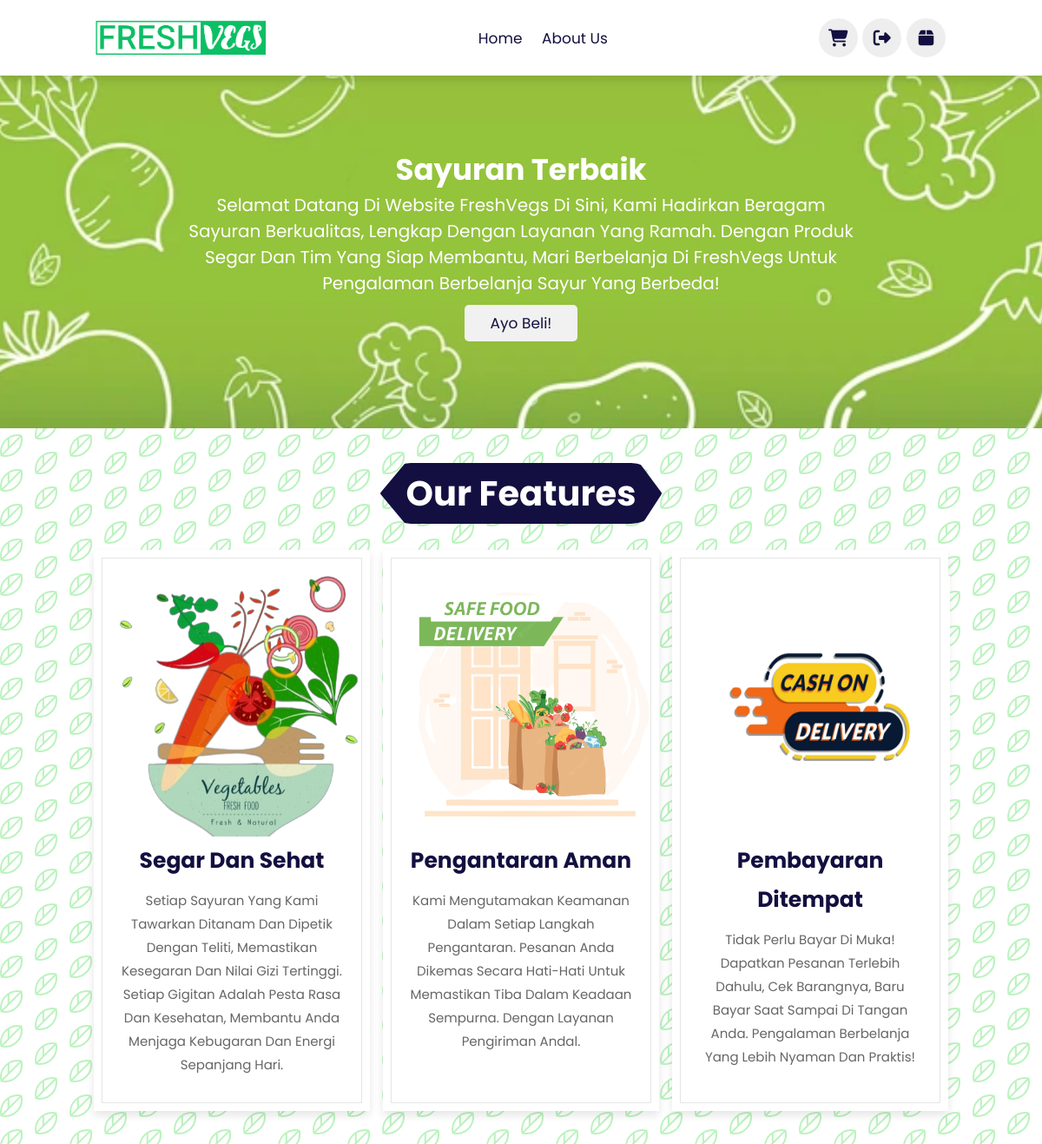
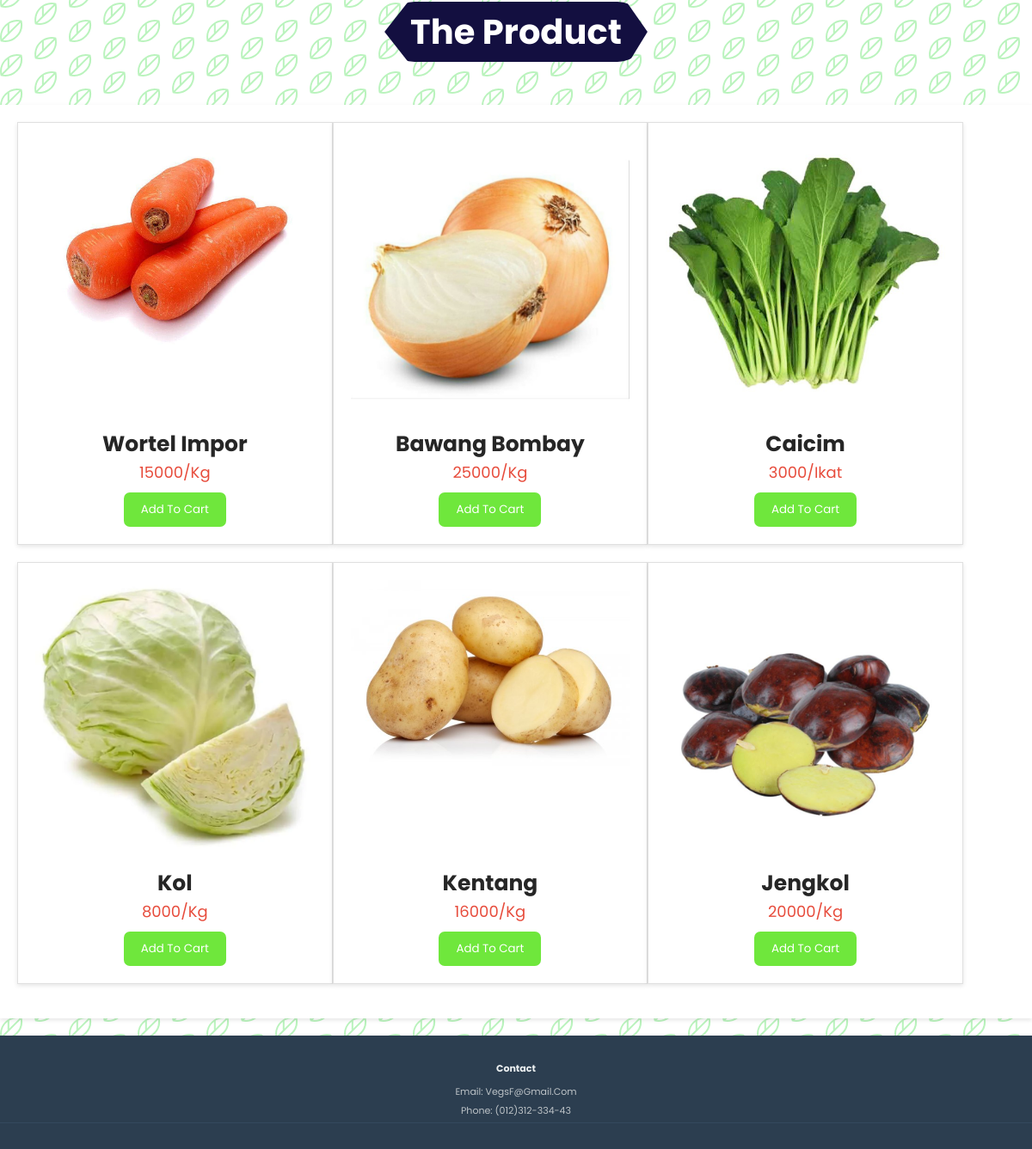
/ (signed in), run on the app's committed database (2 pictures, top to bottom).
### tables this page shows
CREATE TABLE `sayuran` (
  `id_sayuran` int(11) NOT NULL,
  `nama_sayuran` varchar(25) NOT NULL,
  `harga_sayuran` int(15) NOT NULL,
  `satuan` varchar(11) NOT NULL,
  `gambar_sayuran` varchar(255) NOT NULL
);

### index.php (the view, shortened to what this page needs)
<?php
include 'koneksi.php';
$sql = 'SELECT * FROM sayuran';
$result1 = $conn->query($sql);
$id_user = $_SESSION['id_user'];
$sql_check_order = "SELECT * FROM cart_kwitansi WHERE id_user = $id_user";
$result_check_order = $conn->query($sql_check_order);
$is_ordering = ($result_check_order->num_rows > 0);
?>
<!DOCTYPE html>
<html lang="en">
<head>
  <link rel="stylesheet" href="css/style.css" />
  <link rel="stylesheet" href="https://unpkg.com/aos@next/dist/aos.css" />
  <link rel="stylesheet" href="https://cdnjs.cloudflare.com/ajax/libs/font-awesome/6.4.2/css/all.min.css" />
</head>
<body>
  <header class="header">
    <img src="image/logo.png" />
    <nav class="navbar">
      <a href="index.php">home</a>
      <a href="page/about us.php">about us</a>
    </nav>
    <div class="icons">
      <a class="fas fa-shopping-cart" href="page/cart.php" id="cart-btn"></a>
      <a class="fas fa-right-from-bracket" id="logout-btn" href="login/logout.php"></a>
      <a class="fas fa-box" id="Box-btn" href="page/pesanan-user.php"></a>
    </div>
  </header>
  <section class="home" id="home">
    <div class="content">
      <h3>Sayuran Terbaik</h3>
      <p>
        Selamat datang di website FreshVegs Di sini, kami hadirkan beragam
        sayuran berkualitas, lengkap dengan layanan yang ramah. Dengan produk
        segar dan tim yang siap membantu, mari berbelanja di FreshVegs untuk
        pengalaman berbelanja sayur yang berbeda!
      </p>
      <a href="#prdct" class="btn">Ayo Beli!</a>
    </div>
  </section>
  <section class="features" id="features">
    <h1 class="heading" data-aos="fade-left" data-aos-offset="300" data-aos-easing="ease-in-sine">
      <span>our features</span>
    </h1>
    <div class="box-container">
      <div class="box">
        <img src="image/fitur1-preview (1).png" alt="" />
        <h3>Segar dan Sehat</h3>
        <p>
          Setiap sayuran yang kami tawarkan ditanam dan dipetik dengan teliti,
          memastikan kesegaran dan nilai gizi tertinggi. Setiap gigitan adalah
          pesta rasa dan kesehatan, membantu Anda menjaga kebugaran dan energi
          sepanjang hari.
        </p>
      </div>
      <div class="box">
        <img src="image/fitur3-preview(3).png" alt="" />
        <h3>Pengantaran Aman</h3>
        <p>
          Kami mengutamakan keamanan dalam setiap langkah pengantaran. Pesanan
          Anda dikemas secara hati-hati untuk memastikan tiba dalam keadaan
          sempurna. Dengan layanan pengiriman andal.
        </p>
      </div>
      <div class="box">
        <img src="image/fitur2-preview(2).jpg" alt="" />
        <h3>Pembayaran Ditempat</h3>
        <p>
          Tidak perlu bayar di muka! Dapatkan pesanan terlebih dahulu, cek barangnya, baru bayar saat sampai di tangan
          Anda. Pengalaman berbelanja yang lebih nyaman dan praktis!
        </p>
      </div>
    </div>
  </section>
  <h1 class="heading" data-aos="fade-left" data-aos-offset="300" data-aos-easing="ease-in-sine">
    <span id="prdct">The Product</span>
  </h1>
  <div class="container">
    <?php
    if ($result1->num_rows > 0) {
      while ($row = $result1->fetch_assoc()) {
        echo "<div class='product'>";
        echo "<img src='" . $row['gambar_sayuran'] . "' alt='" . $row['nama_sayuran'] . "' />";
        echo "<div class='product-info'>";
        echo "<h2 class='product-title'>" . $row['nama_sayuran'] . "</h2>";
        echo "<p class='product-price'>" . $row['harga_sayuran'] . $row['satuan'] . "</p>";
        echo "<form class='add_to_cart' method='post' action='page/add_to_cart.php'>";
        if ($is_ordering) {
          echo "<input type='text' value='Anda sedang melakukan pemesanan.' readonly>";
      } else {
          echo "<input type='submit' name='add_to_cart' value='Add to Cart'>";
      }
        echo "</form>";
        echo "</div>";
        echo "</div>";
      }
    } else {
      echo "Tidak ada produk yang tersedia.";
    } ?>
  </div>
  <footer class="footer">
    <div class="row">
      <div class="col-md-6">
        <h3>Contact</h3>
        <p>Email: VegsF@gmail.com</p>
        <p>Phone: (012)312-334-43</p>
      </div>
    </div>
  </footer>
</body>
</html>

### css/style.css (style rules this page uses)
:root { --green: #81e184; --black: #130f40; --light-collor: #666; --box-shadow: 0 0.5rem 1rem rgba(0, 0, 0, 0.1); --border: 0.2rem solid rgba(0, 0, 0, 0.1); --outline: 0.1rem solid rgba(0, 0, 0, 0.1); --outline-hover: 0.2rem solid var(--black); }
* { font-family: "Poppins", sans-serif; margin: 0; padding: 0; box-sizing: border-box; outline: none; border: none; text-decoration: none; text-transform: capitalize; transition: all 0.2s linear; }
html { font-size: 62.5%; overflow-x: hidden; scroll-behavior: smooth; scroll-padding-top: 7rem; }
body { background-color: #fff; }
section { padding: 2rem 9%; }
.heading { text-align: center; padding: 2rem 0; padding-bottom: 3rem; font-size: 4rem; color: var(--black); }
.heading span { background: var(--black); color: #fff; display: inline-block; padding: 0.5rem 3rem; border: #130f40; border-radius: 50px; clip-path: polygon(9% 0, 92% 0, 100% 50%, 93% 100%, 9% 100%, 0% 50%); }
.btn { margin-top: 1rem; display: inline-block; padding: 0.8rem 3rem; font-size: 1.7rem; border-radius: 0.5rem; border: 0.2rem solid var(--black); color: var(--black); cursor: pointer; background: #f1f1f1; }
.header { position: fixed; top: 0; left: 0; right: 0; z-index: 1000; display: flex; align-items: center; justify-content: space-between; padding: 2rem 9%; background: #fff; box-shadow: var(--box-shadow); }
.header img { width: 20rem; }
.header .navbar a { font-size: 1.7rem; margin: 0 1rem; color: var(--black); }
.header .icons a { height: 4.5rem; width: 4.5rem; line-height: 4.5rem; border-radius: 5rem; background: #eee; color: var(--black); font-size: 2rem; margin-right: 0.3rem; cursor: pointer; text-align: center; }
.home { display: flex; flex-direction: column; align-items: center; text-align: center; background: url(../image/baner.png) no-repeat; background-position: center; background-size: cover; padding-top: 10rem; padding-bottom: 10rem; }
.home .content { padding: 0 10rem; padding-top: 7rem; }
.home .content h3 { color: white; font-size: 3.4rem; }
.home .content p { color: white; font-size: 20px; }
.home .content a { border: none; }
.features .box-container { display: grid; grid-template-columns: repeat(auto-fit, minmax(30rem, 1fr)); gap: 1.5rem; }
.features .box-container .box { padding: 3rem 2rem; background: #fff; outline: var(--outline); outline-offset: -1rem; text-align: center; box-shadow: var(--box-shadow); }
.features .box-container .box img { width: 30rem; }
.features .box-container .box h3 { font-size: 2.5rem; line-height: 1.8; color: var(--black); }
.features .box-container .box p { font-size: 1.5rem; line-height: 1.8; color: var(--light-collor); padding: 1rem; }
.container { max-width: 1200px; margin: 20px auto; padding: 20px; background-color: #ffffff; box-shadow: 0 2px 5px rgba(0, 0, 0, 0.1); display: flex; flex-wrap: wrap; }
.product { width: calc(33.33% - 20px); background-color: #ffffff; border: 1px solid #e0e0e0; margin-bottom: 20px; padding: 20px; box-shadow: 0 2px 5px rgba(0, 0, 0, 0.1); display: flex; flex-direction: column; cursor: pointer; justify-content: space-between; }
.product h2, p { color: #262626; font-size: 2.5rem; }
.product p { font-size: large; }
.product img { max-width: 100%; margin-bottom: 10px; }
.product-info { display: flex; flex-direction: column; align-items: center; }
.product-title { font-weight: bold; margin: 0; }
.product-price { color: #e74c3c; }
.add_to_cart { margin-top: 10px; text-align: center; }
.add_to_cart input { background-color: #6fe73c; color: #ffffff; border: none; padding: 10px 20px; cursor: pointer; transition: 0.3s; border-radius: 7px; }
.footer { padding: 3rem 0; background-color: #2c3e50; color: #fff; text-align: center; }
.footer .row { justify-content: center; }
.footer h3, p { font-size: 1.1rem; }
.footer h3 { margin-bottom: 1rem; font-weight: bold; color: #ecf0f1; }
.footer p { margin-bottom: 0.5rem; color: #bdc3c7; }
.footer .col-md-6:nth-child(1) { border-bottom: 1px solid #34495e; border-right: none; }

### data on the page
sayuran: gambar_sayuran (picture), nama_sayuran "Wortel Impor", harga_sayuran "15000", satuan "/Kg"
sayuran: gambar_sayuran (picture), nama_sayuran "Bawang Bombay", harga_sayuran "25000", satuan "/Kg"
sayuran: gambar_sayuran (picture), nama_sayuran "Caicim", harga_sayuran "3000", satuan "/Ikat"
sayuran: gambar_sayuran (picture), nama_sayuran "Kol", harga_sayuran "8000", satuan "/Kg"
sayuran: gambar_sayuran (picture), nama_sayuran "Kentang", harga_sayuran "16000", satuan "/Kg"
sayuran: gambar_sayuran+nama_sayuran (picture), nama_sayuran "Jengkol", harga_sayuran "20000", satuan "/Kg"
